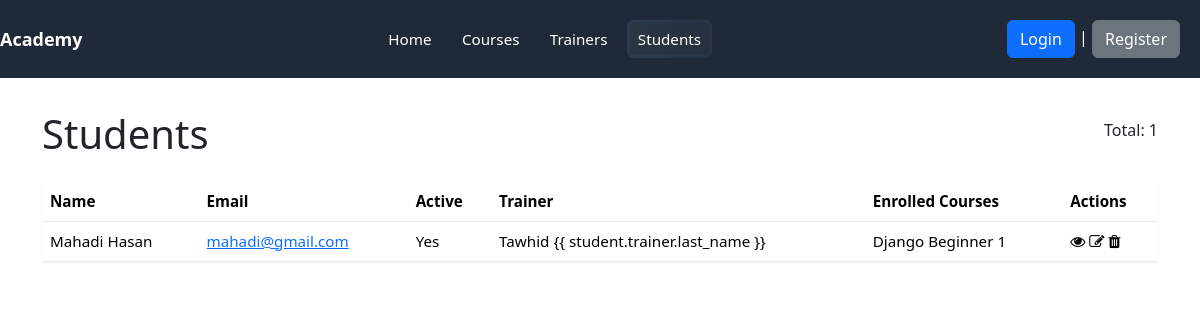
The page /academy/students/ on the database its author committed.
### academy/models.py (models this page shows, shortened)
class Student(models.Model):
    first_name = models.CharField(max_length=100)
    last_name = models.CharField(max_length=100)
    email = models.EmailField(unique=True)
    is_active = models.BooleanField(default=True)
    student_photo = models.ImageField(upload_to='student_photos/', default='default.png')
    enrolled_courses = models.ManyToManyField(Course, related_name='enrolled_students')
    trainer = models.ForeignKey(Trainer, on_delete=models.SET_NULL, null=True, related_name='students')

class Trainer(models.Model):
    first_name = models.CharField(max_length=100)
    last_name = models.CharField(max_length=100)
    email = models.EmailField(unique=True)
    expertise = models.CharField(max_length=200)
    trainer_photo = models.ImageField(upload_to='trainer_photos/', default='default.png')

class Course(models.Model):
    course_name = models.CharField(max_length=200)
    description = models.TextField()
    duration_weeks = models.IntegerField()
    course_image = models.ImageField(upload_to='course_images/', default='default.png')

### academy/views.py (the view)
# urls.py: path('students/', views.students, name='students'),
def students(request):
    students = Student.objects.all()
    context = {
        'students': students
    }
    return render(request, 'academy/students.html', context)

### templates/academy/students.html (shortened to what this page needs)
{% load static %}
<!DOCTYPE html>
<html lang="en">
  <head>
    <link rel="stylesheet" href="{% static 'css/style.css' %}" />
    <link
      href="https://cdn.jsdelivr.net/npm/bootstrap@5.3.8/dist/css/bootstrap.min.css"
      rel="stylesheet"
    />
    <link
      rel="stylesheet"
      href="https://cdnjs.cloudflare.com/ajax/libs/font-awesome/4.7.0/css/font-awesome.min.css"
    />
  </head>
  <body>
    {% include 'navbar.html' %}
    <div class="container">
      <div
        class="heading"
        style="
          display: flex;
          justify-content: space-between;
          align-items: center;
          margin-bottom: 1rem;
        "
      >
        <h1>Students</h1>
        <p>Total: {{ students.count }}</p>
      </div>
      <table class="table" aria-label="Students table">
        <thead>
          <tr>
            <th>Name</th>
            <th>Email</th>
            <th>Active</th>
            <th>Trainer</th>
            <th>Enrolled Courses</th>
            <th>Actions</th>
          </tr>
        </thead>
        <tbody>
          {% for student in students %}
          <tr>
            <td>{{ student.first_name }} {{ student.last_name }}</td>
            <td>
              <a href="mailto:{{ student.email }}">{{ student.email }}</a>
            </td>
            <td>{% if student.is_active %}Yes{% else %}No{% endif %}</td>
            <td>
              {% if student.trainer %} {{ student.trainer.first_name }} {{
              student.trainer.last_name }} {% else %} — {% endif %}
            </td>
            <td>
              {% if student.enrolled_courses.exists %}
              {% for course in student.enrolled_courses.all %}
              {{ course.course_name }}
              {% endfor %}
              {% else %} None
              {% endif%}
            </td>
            <td>
              <a href="" style="color: black"><i class="fa fa-eye"></i></a>
              <a href="" style="color: black"><i class="fa fa-edit"></i></a>
              <a href="" style="color: black"><i class="fa fa-trash"></i></a>
            </td>
          </tr>
          {% empty %}
          <tr>
            <td colspan="5">No students found.</td>
          </tr>
          {% endfor %}
        </tbody>
      </table>
    </div>
  </body>
</html>

### training_portal/static/css/style.css (style rules this page uses)
:root { --nav-bg: #1f2937; --nav-text: #ffffff; --nav-accent: #3b82f6; --nav-hover: rgba(255,255,255,0.08); --container-padding: 1.25rem; }
* { box-sizing: border-box; }
body { margin: 0; font-family: -apple-system, BlinkMacSystemFont, "Segoe UI", Roboto, "Helvetica Neue", Arial; color: #111827; background: #f8fafc; }
.container { max-width: 1100px; margin: 2rem auto; padding: 0 1rem; }
.table { width: 100%; border-collapse: collapse; background: #fff; box-shadow: 0 1px 2px rgba(0,0,0,0.04); }
.table th, .table td { padding: 0.6rem 0.75rem; border-bottom: 1px solid #e6e9ef; text-align: left; font-size: 0.95rem; }
.table th { background: #f3f4f6; font-weight: 700; }
.heading { display:flex; align-items:center; justify-content:space-between; gap:1rem; margin-bottom:1rem; }

### rows shown on the page
Student: first_name "Mahadi", last_name "Hasan", email "mahadi@gmail.com", is_active "Yes", trainer.first_name "Tawhid"
Course: course_name "Django Beginner 1"

### other values the page prints
{{ students.count }} "1"
